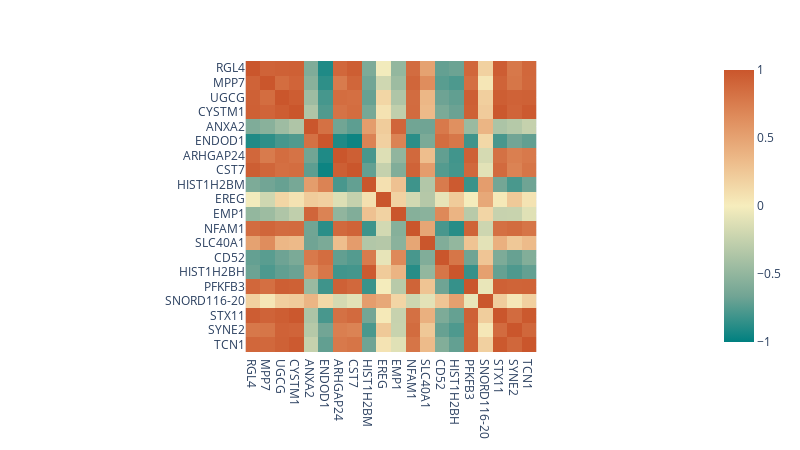

This figure's notebook cell:
### Code cell
# 计算基因间的相关性
def gene_correlation_analysis(df_expression_matrix, corlor_scale, zmin, zmax):
    """根据输入的表达矩阵，计算基因之间的相关性，并绘制热图

    Args:
        df_expression_matrix (pd.DataFrame): 表达矩阵
        corlor_scale (str): 颜色比例尺
        zmin (float): 颜色比例尺的最小值
        zmax (float): 颜色比例尺的最大值
    Returns:
        fig: 绘制的热图
    """
    gene_ids = df_expression_matrix.iloc[:, 0]
    df_expression_matrix_filter = df_expression_matrix.iloc[:, 1:]

    # df_expression_matrix_filter 保留两位小数
    df_expression_matrix_filter = df_expression_matrix_filter.round(2)
    
    # 计算样本之间的相关性
    correlation_matrix = df_expression_matrix_filter.T.corr()

    # 绘制相关性矩阵的热图
    fig = px.imshow(correlation_matrix,
                    color_continuous_scale=corlor_scale,
                    zmin=zmin,  # 设置颜色比例尺的最小值
                    zmax=zmax,  # 设置颜色比例尺的最大值
                    x=gene_ids, # 设置x轴为基因id
                    y=gene_ids) # 设置y轴为基因id

    # 设置输出图的大小
    fig.update_layout(width=800, height=450)
    
    return fig

gene_correlation_analysis(demo_df, 'Geyser', -1, 1)

### Figure 1 — Plotly figure (JSON) as saved in the notebook; plotly's stock layout.template omitted (floating-point values rounded to 4 significant figures; data arrays with more than 128 entries replaced by an {"elided": "..."} marker saying what was removed)
{"data": [{"coloraxis": "coloraxis", "hovertemplate": "x: %{x}<br>y: %{y}<br>color: %{z}<extra></extra>", "name": "0", "type": "heatmap", "x": ["RGL4", "MPP7", "UGCG", "CYSTM1", "ANXA2", "ENDOD1", "ARHGAP24", "CST7", "HIST1H2BM", "EREG", "EMP1", "NFAM1", "SLC40A1", "CD52", "HIST1H2BH", "PFKFB3", "SNORD116-20", "STX11", "SYNE2", "TCN1"], "xaxis": "x", "y": ["RGL4", "MPP7", "UGCG", "CYSTM1", "ANXA2", "ENDOD1", "ARHGAP24", "CST7", "HIST1H2BM", "EREG", "EMP1", "NFAM1", "SLC40A1", "CD52", "HIST1H2BH", "PFKFB3", "SNORD116-20", "STX11", "SYNE2", "TCN1"], "yaxis": "y", "z": {"elided": "20x20 float values"}}], "layout": {"coloraxis": {"cmax": 1, "cmin": -1, "colorscale": [[0, "rgb(0, 128, 128)"], [0.1667, "rgb(112, 164, 148)"], [0.3333, "rgb(180, 200, 168)"], [0.5, "rgb(246, 237, 189)"], [0.6667, "rgb(237, 187, 138)"], [0.8333, "rgb(222, 138, 90)"], [1, "rgb(202, 86, 44)"]]}, "height": 450, "margin": {"t": 60}, "width": 800, "xaxis": {"anchor": "y", "constrain": "domain", "domain": [0, 1], "scaleanchor": "y"}, "yaxis": {"anchor": "x", "autorange": "reversed", "constrain": "domain", "domain": [0, 1]}}}
